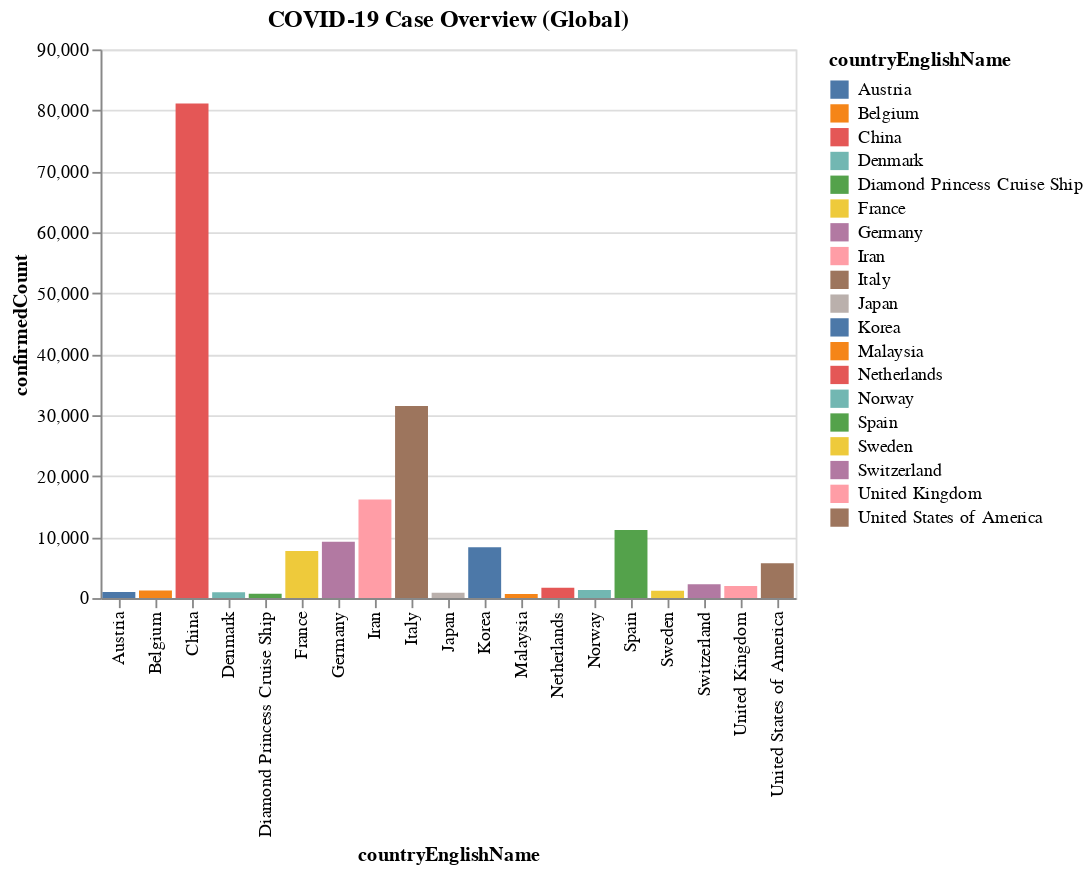

The notebook cell saved with this chart:
### Markdown cell above
Here is an overview of global confirmed cases graphed on an Altair interactive graph. If you hover over each country, you can see the confirmed cases, curent count, and death count.

### Code cell
from altair import *
df_high_confirmed_countries = pd.read_csv('high_confirmed.csv')
chart_by_conf = Chart(df_high_confirmed_countries).mark_bar().encode(
                  x='countryEnglishName',
                  y= 'confirmedCount',
                  color = 'countryEnglishName',
                  tooltip=['countryEnglishName', 'confirmedCount', 'curedCount', 'deadCount'])

chart_by_conf.title = "COVID-19 Case Overview (Global)"
chart_by_conf.interactive()

### Figure 1 — Vega-Lite specification as saved in the notebook (floating-point values rounded to 4 significant figures)
{"config": {"view": {"continuousWidth": 400, "continuousHeight": 300}}, "data": {"name": "data-592697480c9cb2aab3cbd97d0fd08069"}, "mark": "bar", "encoding": {"color": {"type": "nominal", "field": "countryEnglishName"}, "tooltip": [{"type": "nominal", "field": "countryEnglishName"}, {"type": "quantitative", "field": "confirmedCount"}, {"type": "quantitative", "field": "curedCount"}, {"type": "quantitative", "field": "deadCount"}], "x": {"type": "nominal", "field": "countryEnglishName"}, "y": {"type": "quantitative", "field": "confirmedCount"}}, "selection": {"selector001": {"type": "interval", "bind": "scales", "encodings": ["x", "y"]}}, "title": "COVID-19 Case Overview (Global)", "$schema": "https://vega.github.io/schema/vega-lite/v4.0.2.json", "datasets": {"data-592697480c9cb2aab3cbd97d0fd08069": [{"Unnamed: 0": 27, "countryEnglishName": "China", "currentConfirmedCount": 9084, "confirmedCount": 81135, "suspectedCount": 0, "curedCount": 68820, "deadCount": 3231}, {"Unnamed: 0": 69, "countryEnglishName": "Italy", "currentConfirmedCount": 26062, "confirmedCount": 31506, "suspectedCount": 0, "curedCount": 2941, "deadCount": 2503}, {"Unnamed: 0": 65, "countryEnglishName": "Iran", "currentConfirmedCount": 9792, "confirmedCount": 16169, "suspectedCount": 0, "curedCount": 5389, "deadCount": 988}, {"Unnamed: 0": 131, "countryEnglishName": "Spain", "currentConfirmedCount": 9659, "confirmedCount": 11178, "suspectedCount": 0, "curedCount": 1028, "deadCount": 491}, {"Unnamed: 0": 50, "countryEnglishName": "Germany", "currentConfirmedCount": 9075, "confirmedCount": 9235, "suspectedCount": 0, "curedCount": 135, "deadCount": 25}, {"Unnamed: 0": 78, "countryEnglishName": "Korea", "currentConfirmedCount": 6838, "confirmedCount": 8320, "suspectedCount": 0, "curedCount": 1401, "deadCount": 81}, {"Unnamed: 0": 44, "countryEnglishName": "France", "currentConfirmedCount": 6953, "confirmedCount": 7730, "suspectedCount": 0, "curedCount": 602, "deadCount": 175}, {"Unnamed: 0": 152, "countryEnglishName": "United States of America", "currentConfirmedCount": 5538, "confirmedCount": 5709, "suspectedCount": 0, "curedCount": 74, "deadCount": 97}, {"Unnamed: 0": 139, "countryEnglishName": "Switzerland", "currentConfirmedCount": 2247, "confirmedCount": 2269, "suspectedCount": 0, "curedCount": 3, "deadCount": 19}, {"Unnamed: 0": 150, "countryEnglishName": "United Kingdom", "currentConfirmedCount": 1850, "confirmedCount": 1970, "suspectedCount": 0, "curedCount": 60, "deadCount": 60}, {"Unnamed: 0": 97, "countryEnglishName": "Netherlands", "currentConfirmedCount": 1662, "confirmedCount": 1705, "suspectedCount": 0, "curedCount": 0, "deadCount": 43}, {"Unnamed: 0": 102, "countryEnglishName": "Norway", "currentConfirmedCount": 1328, "confirmedCount": 1331, "suspectedCount": 0, "curedCount": 0, "deadCount": 3}, {"Unnamed: 0": 15, "countryEnglishName": "Belgium", "currentConfirmedCount": 1232, "confirmedCount": 1243, "suspectedCount": 0, "curedCount": 1, "deadCount": 10}, {"Unnamed: 0": 138, "countryEnglishName": "Sweden", "currentConfirmedCount": 1182, "confirmedCount": 1191, "suspectedCount": 0, "curedCount": 1, "deadCount": 8}, {"Unnamed: 0": 8, "countryEnglishName": "Austria", "currentConfirmedCount": 1007, "confirmedCount": 1016, "suspectedCount": 0, "curedCount": 6, "deadCount": 3}, {"Unnamed: 0": 35, "countryEnglishName": "Denmark", "currentConfirmedCount": 972, "confirmedCount": 977, "suspectedCount": 0, "curedCount": 1, "deadCount": 4}, {"Unnamed: 0": 72, "countryEnglishName": "Japan", "currentConfirmedCount": 694, "confirmedCount": 880, "suspectedCount": 0, "curedCount": 157, "deadCount": 29}, {"Unnamed: 0": 36, "countryEnglishName": "Diamond Princess Cruise Ship", "currentConfirmedCount": 247, "confirmedCount": 712, "suspectedCount": 0, "curedCount": 458, "deadCount": 7}, {"Unnamed: 0": 86, "countryEnglishName": "Malaysia", "currentConfirmedCount": 622, "confirmedCount": 673, "suspectedCount": 0, "curedCount": 49, "deadCount": 2}]}}
